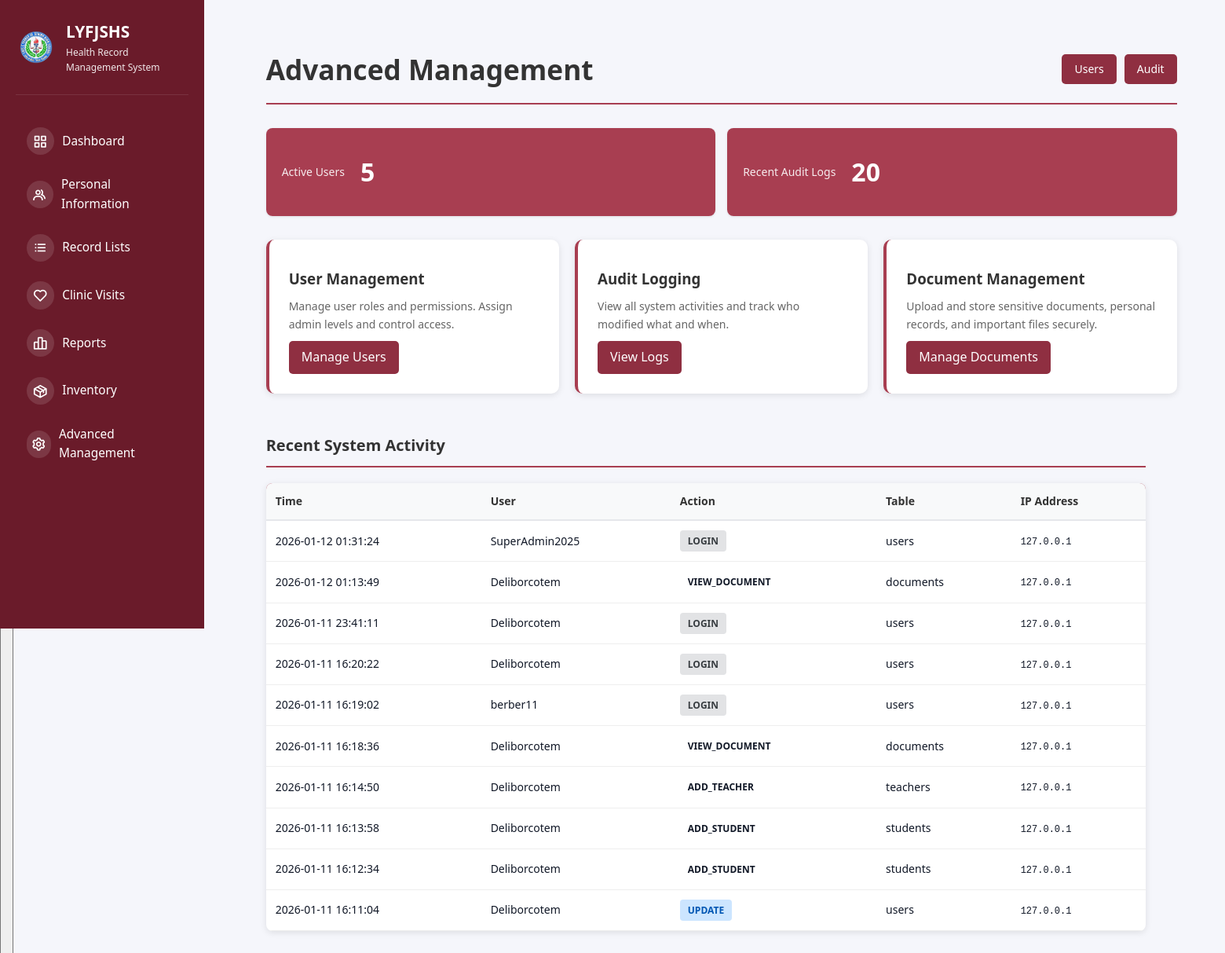
Page /advanced-management (signed in) on the committed database.
### tables this page shows
CREATE TABLE audit_log (
            id INTEGER PRIMARY KEY AUTOINCREMENT,
            user_id INTEGER,
            username TEXT,
            action TEXT,
            table_name TEXT,
            record_id INTEGER,
            old_values TEXT,
            new_values TEXT,
            ip_address TEXT,
            timestamp TIMESTAMP DEFAULT CURRENT_TIMESTAMP
        );

### src/app.py (the view)
@app.route("/advanced-management")
@require_role('super_admin', 'health_officer')
def advanced_management():
    db = get_db_connection()
    if not db:
        flash("Database error.", "danger")
        return redirect(url_for("dashboard"))
    try:
        cursor = db.cursor()
        cursor.execute("SELECT COUNT(*) as count FROM users WHERE is_active = 1")
        total_users = cursor.fetchone()['count']
        cursor.execute("""
            SELECT * FROM audit_log
            ORDER BY timestamp DESC
            LIMIT 20
        """)
        recent_logs = cursor.fetchall()
        cursor.execute("""
            SELECT * FROM backup_log
            ORDER BY created_at DESC
            LIMIT 10
        """)
        backups = cursor.fetchall()
        db.close()
        return render_template("admin/advanced_management.html",
                             total_users=total_users,
                             recent_logs=recent_logs,
                             backups=backups,
                             roles=ROLES)
    except sqlite3.Error as e:
        flash(f"Database error: {str(e)}", "danger")
        return redirect(url_for("dashboard"))

### src/app.py (called while the page is built)
@app.before_request
def check_user_status():
    if session.get("logged_in"):
        if request.endpoint in ['login', 'logout', 'register', 'pending_approval', 'static']:
            return
        if session.get("role") == "pending":
            return redirect(url_for("pending_approval"))
        db = get_db_connection()
        if db:
            try:
                cursor = db.cursor()
                cursor.execute("SELECT is_active FROM users WHERE id = ?", (session.get("user_id"),))
                user = cursor.fetchone()
                db.close()
                if not user or not safe_row_get(user, 'is_active', 1):
                    session.clear()
                    flash("Your account has been disabled. Please contact the administrator.", "danger")
                    return redirect(url_for("login"))
            except sqlite3.Error:
                db.close()

@app.context_processor
def inject_user():
    user = None
    if session.get("logged_in"):
        db = get_db_connection()
        if db:
            try:
                cursor = db.cursor()
                cursor.execute("SELECT * FROM users WHERE id = ?", (session.get("user_id"),))
                user = cursor.fetchone()
                db.close()
            except sqlite3.Error:
                pass
    return {'current_user': user, 'max': max, 'min': min, 'range': range, 'csrf_token': generate_csrf}

def get_db_connection():
    try:
        conn = sqlite3.connect(DATABASE)
        conn.row_factory = sqlite3.Row  # This enables column access by name
        return conn
    except sqlite3.Error as e:
        logger.error(f"Database connection error: {e}")
        return None

def safe_row_get(row, key, default=None):
    if row is None:
        return default
    try:
        return row[key]
    except (IndexError, KeyError):
        return default

### templates/admin/advanced_management.html (shortened to what this page needs)
{% extends "shared/base.html" %}  {% block content %}
<div class="adv-mgmt-container">
  <div class="adv-mgmt-header">
    <div>
      <h1> Advanced Management</h1>
    </div>
    <div class="quick-links">
      {% if session.get('role') == 'super_admin' %}
      <a href="{{ url_for('manage_users') }}"> Users</a>
      {% endif %}
      <a href="{{ url_for('audit_logs') }}"> Audit</a>
    </div>
  </div>
  <div class="stat-grid">
    <div class="stat-card">
      <div class="stat-label">Active Users</div>
      <div class="stat-number">{{ total_users }}</div>
    </div>
    <div
      class="stat-card"
      style="background: linear-gradient(135deg, #a83e51 0%, #a83e51 100%)"
    >
      <div class="stat-label">Recent Audit Logs</div>
      <div class="stat-number">{{ recent_logs|length }}</div>
    </div>
  </div>
  <div class="feature-grid">
    {% if session.get('role') == 'super_admin' %}
    <div class="feature-card">
      <h3>User Management</h3>
      <p>
        Manage user roles and permissions. Assign admin levels and control
        access.
      </p>
      <a href="{{ url_for('manage_users') }}" class="btn">Manage Users</a>
    </div>
    {% endif %}
    <div class="feature-card">
      <h3>Audit Logging</h3>
      <p>View all system activities and track who modified what and when.</p>
      <a href="{{ url_for('audit_logs') }}" class="btn">View Logs</a>
    </div>
    <div class="feature-card">
      <h3>Document Management</h3>
      <p>
        Upload and store sensitive documents, personal records, and important
        files securely.
      </p>
      <a href="{{ url_for('document_management') }}" class="btn"
        >Manage Documents</a
      >
    </div>
    <div>
  <div class="section-title"> Recent System Activity</div>
  <div class="logs-table">
    <table>
      <thead>
        <tr>
          <th>Time</th>
          <th>User</th>
          <th>Action</th>
          <th>Table</th>
          <th>IP Address</th>
        </tr>
      </thead>
      <tbody>
        {% if recent_logs %} {% for log in recent_logs[:10] %}
        <tr>
          <td>{{ log['timestamp'] }}</td>
          <td>{{ log['username'] }}</td>
          <td>
            <span class="action-badge action-{{ log['action'] }}"
              >{{ log['action'] }}</span
            >
          </td>
          <td>{{ log['table_name'] }}</td>
          <td>
            <code style="font-size: 12px"
              >{{ log['ip_address'] or 'N/A' }}</code
            >
          </td>
        </tr>
        {% endfor %} {% else %}
        <tr>
          <td colspan="5" style="text-align: center; color: #999">
            No logs yet
          </td>
        </tr>
        {% endif %}
      </tbody>
    </table>
  </div>
</div>
{% endblock %}

### static/css/dashboard.css (style rules this page uses)
* { margin: 0; padding: 0; box-sizing: border-box; }
:root { --primary-color: #2bb0a1; --secondary-color: #8b2340; --danger-color: #dc2626; --success-color: #16a34a; --warning-color: #ea580c; --light-bg: #f8fafc; --white: #ffffff; --text-dark: #1f2937; --text-light: #6b7280; --border-color: #e5e7eb; --shadow: 0 1px 3px rgba(0, 0, 0, 0.1); --shadow-lg: 0 10px 15px -3px rgba(0, 0, 0, 0.1); }
body { font-family: -apple-system, BlinkMacSystemFont, "Segoe UI", Roboto, Oxygen, Ubuntu, Cantarell, sans-serif; background-color: var(--light-bg); color: var(--text-dark); line-height: 1.6; }
html, body { height: 100%; font-family: system-ui, -apple-system, BlinkMacSystemFont, "Segoe UI", Roboto, sans-serif; }
body { background: #f5f6fb; color: #111827; }
.main-content h1 { font-size: 2.2rem; margin-bottom: 1.75rem; color: #111827; font-weight: 700; }
.stat-card { background-color: var(--white); padding: 25px; border-radius: 12px; box-shadow: var(--shadow); display: flex; align-items: center; gap: 20px; transition: transform 0.3s ease, box-shadow 0.3s ease; }
table { width: 100%; border-collapse: collapse; font-size: 14px; }
table thead { background-color: #a83e51; border-bottom: 2px solid var(--border-color); }
table th { padding: 15px; text-align: left; font-weight: 600; color: white; }
table td { padding: 15px; border-bottom: 1px solid var(--border-color); }
.stat-number { font-size: 32px; font-weight: bold; margin-bottom: 5px; }
.stat-label { font-size: 14px; opacity: 0.9; }

### templates/admin/advanced_management.html (style rules this page uses)
.adv-mgmt-container { max-width: 1200px; margin: 0 auto; padding: 20px; }
.adv-mgmt-header { display: flex; justify-content: space-between; align-items: center; margin-bottom: 30px; border-bottom: 2px solid #a83e51; padding-bottom: 15px; }
.adv-mgmt-header h1 { margin: 0; color: #333; }
.quick-links { display: flex; gap: 10px; }
.quick-links a { padding: 8px 16px; background: #8f2f41; color: white; border-radius: 5px; text-decoration: none; font-size: 14px; transition: background 0.3s; }
.feature-grid { display: grid; grid-template-columns: repeat(auto-fit, minmax(280px, 1fr)); gap: 20px; margin-bottom: 30px; }
.feature-card { background: white; padding: 25px; border-radius: 10px; box-shadow: 0 2px 8px rgba(0, 0, 0, 0.1); border-left: 4px solid #a83e51; transition: transform 0.2s, box-shadow 0.2s; }
.feature-card h3 { margin: 10px 0; color: #333; }
.feature-card p { color: #666; font-size: 14px; margin: 10px 0; }
.feature-card .btn { padding: 8px 16px; background: #8f2f41; color: white; border: none; border-radius: 5px; cursor: pointer; text-decoration: none; display: inline-block; transition: background 0.3s; }
.stat-grid { display: grid; grid-template-columns: repeat(auto-fit, minmax(200px, 1fr)); gap: 15px; margin-bottom: 30px; }
.stat-card { background: linear-gradient(135deg, #a83e51 0%, #a83e51 100%); color: white; padding: 20px; border-radius: 8px; text-align: center; }
.stat-number { font-size: 32px; font-weight: bold; margin: 10px 0; }
.stat-label { font-size: 14px; opacity: 0.9; }
.section-title { font-size: 20px; font-weight: bold; margin: 30px 0 20px 0; color: #333; border-bottom: 2px solid #a83e51; padding-bottom: 10px; width: 300%; }
.logs-table { background: white; border-radius: 8px; overflow: hidden; box-shadow: 0 2px 8px rgba(0, 0, 0, 0.1); width: 300%; }
.logs-table table { width: 100%; border-collapse: collapse; }
.logs-table th { background: #f8f9fa; padding: 12px; text-align: left; font-weight: 600; border-bottom: 1px solid #ddd; color: #333; }
.logs-table td { padding: 12px; border-bottom: 1px solid #eee; }
.action-badge { display: inline-block; padding: 4px 10px; border-radius: 4px; font-size: 12px; font-weight: 600; }
.action-UPDATE { background: #cce5ff; color: #0056b3; }
.action-LOGIN { background: #e2e3e5; color: #383d41; }

### rows in the picture
audit_log: timestamp "2026-01-12 01:31:24", username "SuperAdmin2025", action "LOGIN", table_name "users", ip_address "127.0.0.1"
audit_log: timestamp "2026-01-12 01:13:49", username "Deliborcotem", action "VIEW_DOCUMENT", table_name "documents", ip_address "127.0.0.1"
audit_log: timestamp "2026-01-11 23:41:11", username "Deliborcotem", action "LOGIN", table_name "users", ip_address "127.0.0.1"
audit_log: timestamp "2026-01-11 16:20:22", username "Deliborcotem", action "LOGIN", table_name "users", ip_address "127.0.0.1"
audit_log: timestamp "2026-01-11 16:19:02", username "berber11", action "LOGIN", table_name "users", ip_address "127.0.0.1"
audit_log: timestamp "2026-01-11 16:18:36", username "Deliborcotem", action "VIEW_DOCUMENT", table_name "documents", ip_address "127.0.0.1"
audit_log: timestamp "2026-01-11 16:14:50", username "Deliborcotem", action "ADD_TEACHER", table_name "teachers", ip_address "127.0.0.1"
audit_log: timestamp "2026-01-11 16:13:58", username "Deliborcotem", action "ADD_STUDENT", table_name "students", ip_address "127.0.0.1"
audit_log: timestamp "2026-01-11 16:12:34", username "Deliborcotem", action "ADD_STUDENT", table_name "students", ip_address "127.0.0.1"
audit_log: timestamp "2026-01-11 16:11:04", username "Deliborcotem", action "UPDATE", table_name "users", ip_address "127.0.0.1"

### other values in the picture
{{ total_users }} "5"
{{ recent_logs|length }} "20"
